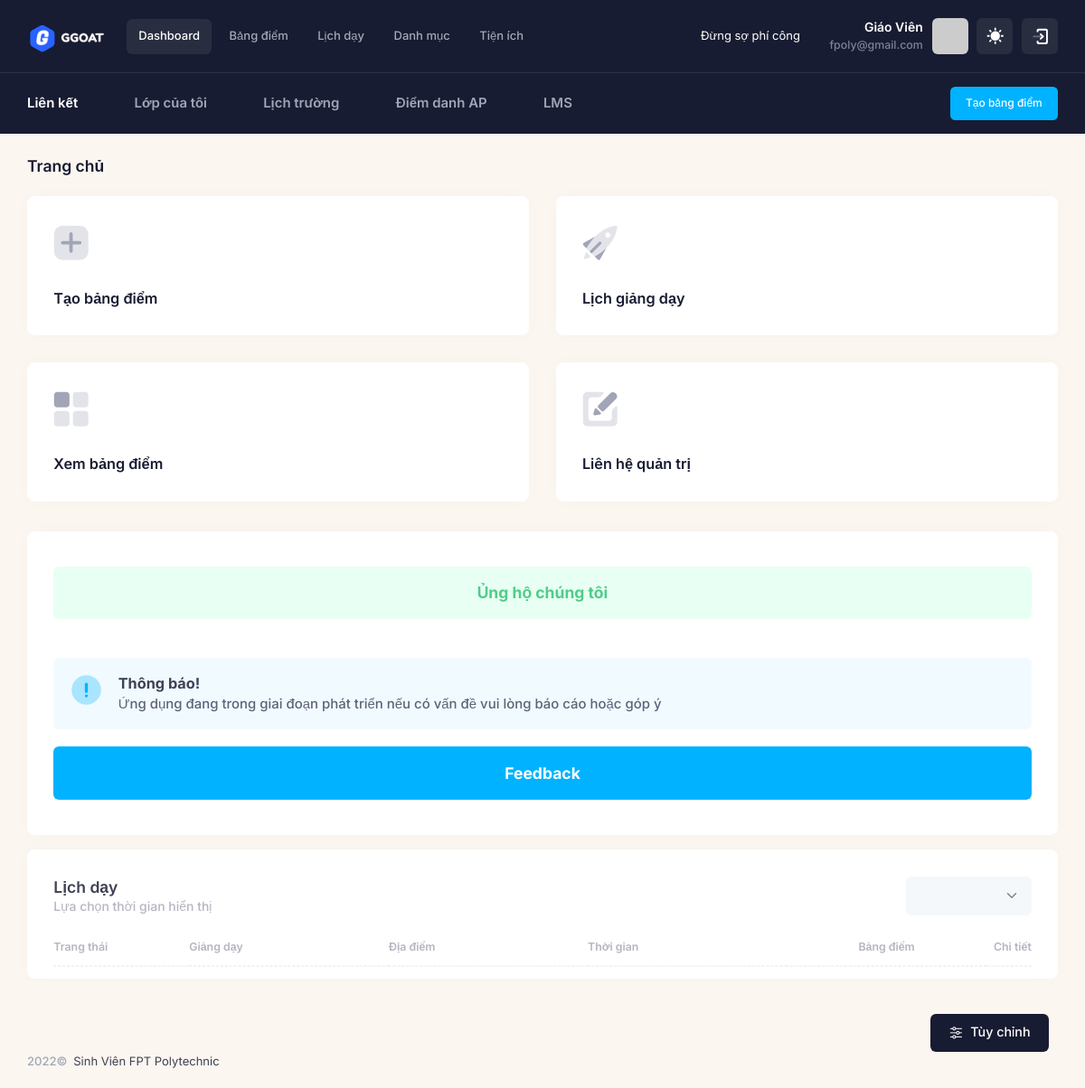
The app's page / (signed in), older data.
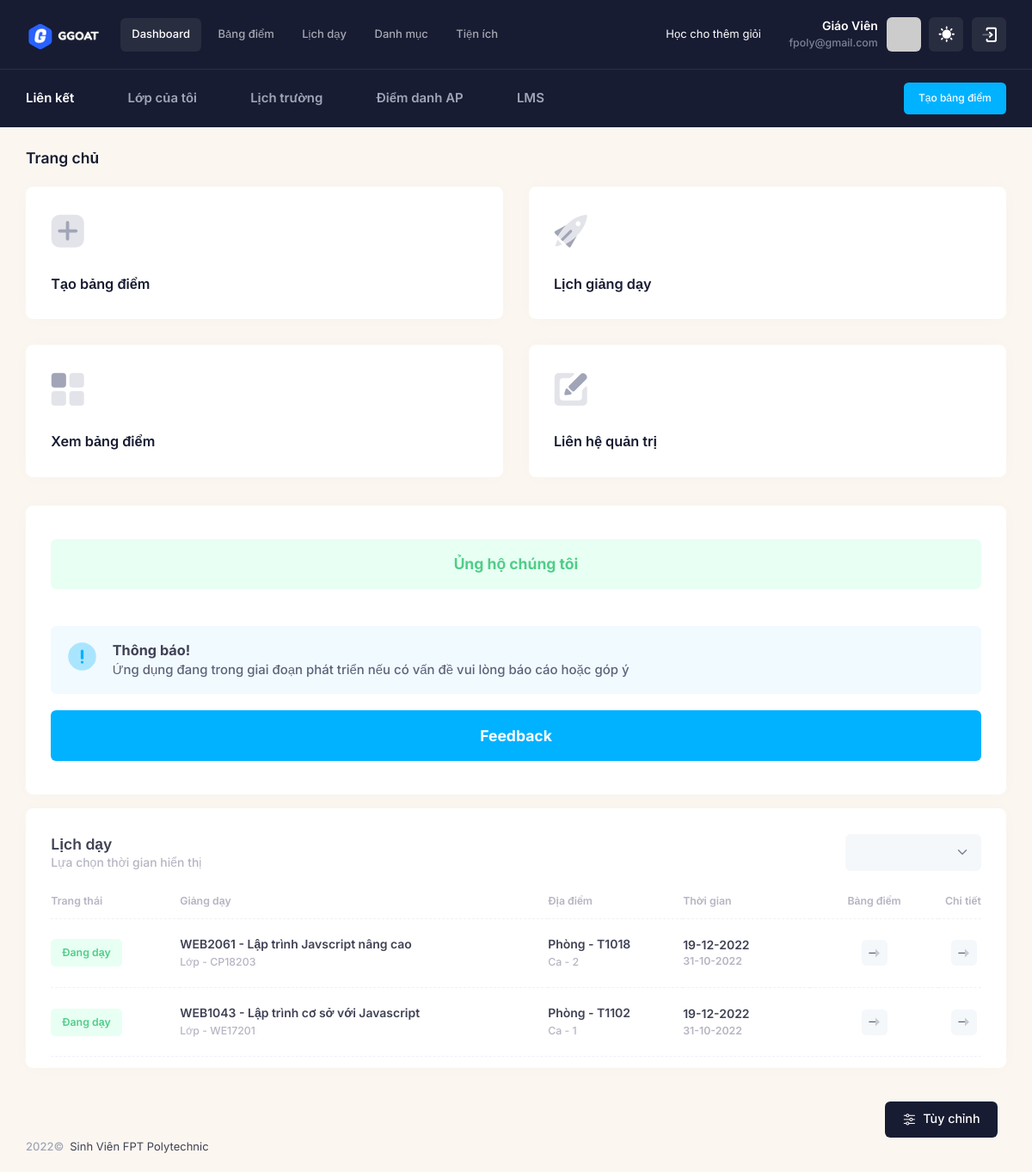
The same page, newer data.
### tables this page shows
CREATE TABLE `thanh_ngu` (
  `id` int(11) NOT NULL,
  `noi_dung` text NOT NULL,
  `status` enum('1','2') NOT NULL DEFAULT '2',
  `id_teacher` int(11) NOT NULL
);

CREATE TABLE `lien_ket` (
  `id_lienket` int(11) NOT NULL,
  `ten` varchar(225) NOT NULL,
  `url` text NOT NULL,
  `mo_ta` text DEFAULT NULL,
  `id_teacher` int(11) NOT NULL
);

CREATE TABLE `lich_day` (
  `id` int(11) NOT NULL,
  `id_hocky` int(11) NOT NULL,
  `id_mon` int(11) NOT NULL,
  `id_lop` int(11) NOT NULL,
  `ca_hoc` int(11) NOT NULL,
  `ngay_hoc` text NOT NULL COMMENT 'vd: thứ 2,4,6 - 3,5,7',
  `phong_hoc` text DEFAULT NULL,
  `so_sv` int(11) DEFAULT NULL,
  `ngay_bat_dau` varchar(225) DEFAULT NULL,
  `ngay_ket_thuc` varchar(255) DEFAULT NULL,
  `ghi_chu` text DEFAULT NULL,
  `status` enum('1','2') NOT NULL DEFAULT '2',
  `id_teacher` int(11) NOT NULL
);

CREATE TABLE `mon_hoc` (
  `id_mon` int(11) NOT NULL,
  `ma_mon` varchar(225) NOT NULL,
  `ten_mon` varchar(225) NOT NULL,
  `ghi_chu` text DEFAULT NULL,
  `diem` text NOT NULL,
  `id_teacher` int(11) NOT NULL
);

CREATE TABLE `loai_lop` (
  `id_loai` int(11) NOT NULL,
  `ten_lop` varchar(225) NOT NULL,
  `mo_ta` text DEFAULT NULL,
  `id_khoa` int(11) NOT NULL,
  `id_teacher` int(11) NOT NULL
);

### app/controllers/Teacher.php (called while the page is built, shortened)
<?php
class Teacher extends  Controller
{
  public $data = array();
  public $model_home;
  public function __construct()
  {
    $this->model_home = $this->model('TeacherModel');
    $this->data['type'] = 'teacher';
    $this->data['page_parent'] = 'teacher';
    $this->data['page_target'] = 'teacher';
    $this->data = array_merge($this->data, $this->model_home->data);
  }
  public function index()
  {
    $this->data['page_title'] = 'Trang chủ';
    $this->data['content'] = 'teacher/index';
    $this->data['page_target'] = 'index';
    $this->model_home->index();
    $this->data = array_merge($this->data, $this->model_home->data);
    $this->render('layouts/teacher', $this->data);
  }
}

### index.php (called while the page is built, shortened)
<?php
require_once 'bootstrap.php';
$myApp = new App();

### bootstrap.php (called while the page is built, shortened)
<?php
if (!empty($_SERVER['HTTPS']) && $_SERVER['HTTPS'] == 'on') {
  $web_root = 'https://' . $_SERVER['HTTP_HOST'];
} else {
  $web_root = 'http://' . $_SERVER['HTTP_HOST'];
}
$folder = str_replace(strtolower($_SERVER['DOCUMENT_ROOT']), '', strtolower(__DIR__));
$base_url = $web_root . $folder . '/';
function BASE_URL($url)
{
  global $base_url;
  return $base_url . $url;
}
if (!empty($_SERVER['PATH_INFO'])) {
  $url = $_SERVER['PATH_INFO'];
} else {
  $url = '/';
}
$route = array_filter(explode('/', $url));
$route  = array_values($route);
function route($index)
{
  global $route;
  if (isset($route[$index])) {
    return $route[$index];
  } else {
    return false;
  }
}
require_once  'core/Database.php';
require_once  'core/Controller.php';

### core/Database.php (called while the page is built, shortened)
<?php
class Database
{
  private $conn;
  function connect()
  {
    if (!$this->conn) {
      try {
        $this->conn = mysqli_connect(
          $_ENV['DB_HOST'],
          $_ENV['DB_USERNAME'],
          $_ENV['DB_PASSWORD'],
          $_ENV['DB_DATABASE'],
          $_ENV['DB_PORT']
        );
        mysqli_query($this->conn, "set names 'utf8'");
      } catch (Exception $e) {
        error('503');
        die();
      }
    }
  }
  function getInfoTeacher($data)
  {
    if (isset($_SESSION['email'])) {
      $row = $this->conn->query(
        "SELECT * FROM `teachers`INNER JOIN `co_so` on co_so.id_coso = teachers.id_coso WHERE `email` = '" . $_SESSION['email'] . "' "
      )->fetch_array();
      if ($row) {
        return $row[$data];
      }
      return false;
    }
    return false;
  }
  function get_list($sql)
  {
    $result = mysqli_query($this->conn, $sql);
    $return = array();
    while ($row = mysqli_fetch_assoc($result)) {
      $return[] = $row;
    }
    return $return;
  }
  function get_row($sql)
  {
    $result = mysqli_query($this->conn, $sql);
    $row = mysqli_fetch_assoc($result);
    if ($row) {
      return $row;
    }
    return false;
  }
}

### app/models/TeacherModel.php (called while the page is built, shortened)
<?php
class TeacherModel extends Model
{
    public function __construct()
    {
        $this->data = [
            'hoc_ky' => $this->get_list("SELECT * FROM  `hoc_ky`
            WHERE id_teacher  = '" . $this->getInfoTeacher('id_teacher') . "'
            order by case
            when ten_hocky LIKE '%spring%' then 1
            when ten_hocky LIKE '%summer%'  then 2
            when ten_hocky LIKE '%fall%'  then 3
            end
            , reverse(reverse(ten_hocky) + 0) + 0 DESC"),
            'khoa' =>
            $this->get_list(
                "SELECT * FROM `khoa` WHERE id_teacher = '" . $this->getInfoTeacher('id_teacher') . "'  ORDER BY ten_khoa DESC"
            ),
            'mon_hoc' =>
            $this->get_list(
                "SELECT * FROM `mon_hoc` WHERE id_teacher = '" . $this->getInfoTeacher('id_teacher') . "' ORDER BY id_mon DESC"
            ),
            'loai_lop' =>
            $this->get_list(
                "SELECT * FROM `loai_lop` WHERE  id_teacher = '" . $this->getInfoTeacher('id_teacher') . "' ORDER BY id_loai DESC"
            ),
            'lien_ket' =>
            $this->get_list(
                "SELECT * FROM `lien_ket` WHERE id_teacher = '" . $this->getInfoTeacher('id_teacher') . "'  ORDER BY id_lienket DESC limit 5"
            ),
        ];
    }
    public function index()
    {
        $this->data = [
            'lich_day' => $this->get_list("SELECT lich_day.*, loai_lop.ten_lop, mon_hoc.ten_mon, mon_hoc.ma_mon FROM `lich_day`
            INNER JOIN loai_lop ON lich_day.id_lop = loai_lop.id_loai
            INNER JOIN mon_hoc ON lich_day.id_mon = mon_hoc.id_mon
            WHERE lich_day.id_teacher = '" . $this->getInfoTeacher('id_teacher') . "' ORDER BY lich_day.id DESC"),
            'thanh_ngu' => $this->get_row("SELECT * FROM `thanh_ngu` WHERE id_teacher = '" . $this->getInfoTeacher('id_teacher') . "' AND status = '2' ORDER BY rand() LIMIT 1"),
        ];
    }
}

### app/views/layouts/teacher.php (the view, shortened to what the changed rows need)
<?php require_once 'app/views/include/head.php';
?>
<div class="d-flex  flex-column flex-root app-root" id="kt_app_root">
  <div class="app-page flex-column flex-column-fluid" id="kt_app_page">
    <?php require_once 'app/views/include/teacher/header.php'; ?>
    <div class="app-wrapper flex-column flex-row-fluid" id="kt_app_wrapper">
      <div class="app-container container-xxl d-flex flex-row flex-column-fluid" id="app-container">
        <div class="app-main flex-column flex-row-fluid" id="kt_app_main">
          <div class="d-flex flex-column flex-column-fluid">
            <div id="kt_app_toolbar" class="app-toolbar py-3 py-lg-6">
              <div class="d-flex flex-grow-1 flex-stack flex-wrap gap-2 mb-n10" id="kt_toolbar">
                <div class="page-title d-flex flex-column justify-content-center flex-wrap me-3">
                  <h1 class="page-heading d-flex text-dark fw-bold fs-3 flex-column justify-content-center my-0"><?= $this->data['page_title'] ?></h1>
                </div>
              </div>
            </div>
            <div id="kt_app_content" class="app-content flex-column-fluid">
              <?php
              $this->render($content) ?>
            </div>
          </div>
        </div>
      </div>
    </div>
  </div>
</div>
<?php require_once 'app/views/include/end.php'; ?>

### app/views/include/teacher/header.php (shortened to what the changed rows need)
<div id="kt_app_header" class="app-header">
  <div class="app-header-primary" data-kt-sticky="true" data-kt-sticky-name="app-header-primary-sticky" data-kt-sticky-offset="{default: 'false', lg: '300px'}">
    <div class="app-container container-xxl d-flex align-items-stretch justify-content-between">
      <div class="d-flex flex-grow-1 flex-lg-grow-0">
        <div class="app-header-menu app-header-mobile-drawer align-items-stretch" data-kt-drawer="true" data-kt-drawer-name="app-header-menu" data-kt-drawer-activate="{default: true, lg: false}" data-kt-drawer-overlay="true" data-kt-drawer-width="250px" data-kt-drawer-direction="start" data-kt-drawer-toggle="#kt_app_header_menu_toggle" data-kt-swapper="true" data-kt-swapper-mode="{default: 'append', lg: 'prepend'}" data-kt-swapper-parent="{default: '#kt_app_body', lg: '#kt_app_header_wrapper'}">
          <div class="menu menu-rounded menu-active-bg menu-state-primary menu-column menu-lg-row menu-title-gray-700 menu-icon-gray-500 menu-arrow-gray-500 menu-bullet-gray-500 my-5 my-lg-0 align-items-stretch fw-semibold px-2 px-lg-0" id="kt_app_header_menu" data-kt-menu="true">
            <?php
            $menu = [
              [
                'name' => 'Dashboard',
                'path' => 'dashboard',
              ],
              [
                'name' => 'Bảng điểm',
                'path' => 'bang-diem',
              ],
              [
                'name' => 'Lịch dạy',
                'path' => 'lich-day',
              ],
              [
                'name' => 'Danh mục',
                'path' => 'danh-muc',
                'sub' => [
                  [
                    'name' => 'Khóa học',
                    'path' => 'khoa-hoc',
                  ],
                  [
                    'name' => 'Học kỳ',
                    'path' => 'hoc-ky',
                  ],
                  [
                    'name' => 'Môn học',
                    'path' => 'mon-hoc',
                  ],
                  [
                    'name' => 'Loại lớp',
                    'path' => 'loai-lop',
                  ],
                  [
                    'name' => 'Loại điểm',
                    'path' => 'loai-diem',
                  ],
                ]
              ],
              [
                'name' => 'Tiện ích',
                'path' => 'tien-ich',
                'sub' => [
                  [
                    'name' => 'Liên kết',
                    'path' => 'lien-ket',
                  ],
                  [
                    'name' => 'Thành ngữ',
                    'path' => 'thanh-ngu',
                  ],
                ]
              ],
            ];
            ?>
            <?php
            foreach ($menu as $item) {
              extract($item); ?>
              <div <?= isset($sub) ? 'data-kt-menu-trigger="{' . "default: 'click'" . " ,lg:'hover'" . '}"' : '' ?> data-kt-menu-placement="bottom-start" class="menu-item <?= (route(0) == $path) || ((route(0) == '' && $path == 'dashboard')) ? 'here show' : false ?>" menu-lg-down-accordion menu-sub-lg-down-indention me-0 me-lg-2">
                <?php
                if (!isset($sub)) { ?>
                  <a class="menu-link py-3" href="<?= BASE_URL($path) ?>"><?= $name ?></a>
                <?php } else { ?>
                  <span class="menu-link py-3">
                    <span class="menu-title">
                      <?= $name ?>
                    </span>
                  <?php } ?>
                  </span>
              </div>
            <?php } ?>
          </div>
        </div>
      </div>
      <div class="app-navbar flex-shrink-0">
        <div class="app-navbar-item ms-3" id="kt_header_user_menu_toggle">
          <div class="text-white mx-5 px-5">
            <marquee>
              <?= isset($this->data['thanh_ngu']['noi_dung']) ?  $this->data['thanh_ngu']['noi_dung'] : 'Đừng sợ phí công' ?>
            </marquee>
          </div>
        </div>
      </div>
    </div>
  </div>
  <div class="app-header-secondary">
    <div class="app-container container-xxl d-flex align-items-stretch">
      <div class="w-100 d-flex flex-stack">
        <div class="d-flex flex-stack me-5">
          <div class="d-flex gap-1 gap-lg-2">
            <?php
            if (!empty($this->data['lien_ket'])) {
              $lien_ket = $this->data['lien_ket'];
              foreach ($lien_ket as $item) {
                extract($item);
            ?>
                <a href="<?= $url ?>" target="_blank" class="custom-link rounded px-lg-4 py-lg-2 d-flex flex-center">
                  <span class="d-none d-lg-inline text-muted fw-bold text-hover-primary fs-5 ps-3"><?= $ten ?></span>
                </a>
            <?php }
            } ?>
          </div>
        </div>
      </div>
    </div>
  </div>
</div>

### app/views/teacher/index.php (shortened to what the changed rows need)
<div class="row g-5 g-xxl-10">
  <div class="col-xxl-8 mb-5 mb-xl-10">
    <div class="card card-flush border-0">
      <div class="card-body pt-6">
        <div class="table-responsive">
          <table class="table table-row-dashed align-middle gs-0 gy-6 my-0" id="kt_list_lich_table">
            <thead>
              <tr class="fs-7 fw-bold text-gray-400">
                <th class="p-0 pb-3 w-150px text-start">Trang thái</th>
                <th class="p-0 pb-3 min-w-100px text-start">Giảng dạy</th>
                <th class="p-0 pb-3 min-w-100px text-start">Địa điểm</th>
                <th class="p-0 pb-3 min-w-100px text-start">Thời gian</th>
                <th class="p-0 pb-3 min-w-100px text-center">Bảng điểm</th>
                <th class="p-0 pb-3 w-50px text-end">Chi tiết</th>
              </tr>
            </thead>
            <tbody>
              <?php
              if (!empty($this->model_home->data['lich_day'])) {
                $lich_day = $this->model_home->data['lich_day'];
                foreach ($lich_day as $row) {
                  extract($row); ?>
                  <tr>
                    <td>
                      <span class="badge py-3 px-4 fs-7 <?= $status == 2 ? 'badge-light-success' : 'badge-light-warning' ?>"><?= $status == 2 ? 'Đang dạy' : 'Đã dạy' ?></span>
                    </td>
                    <td class="ps-0 text-start">
                      <span class="text-gray-800 fw-bold fs-6 d-block"><?= $ma_mon ?> - <?= $ten_mon ?></span>
                      <span class="text-gray-400 fw-semibold fs-7">Lớp - <?= $ten_lop ?></span>
                    </td>
                    <td class="ps-0 text-start">
                      <span class="text-gray-800 fw-bold fs-6 d-block">Phòng - <?= $phong_hoc ?></span>
                      <span class="text-gray-400 fw-semibold fs-7">Ca - <?= $ca_hoc ?></span>
                    </td>
                    <td class="ps-0 text-start">
                      <span class="text-gray-800 fw-bold fs-6"><?= $ngay_ket_thuc ?></span>
                      <span class="text-gray-400 fw-bold fs-7 d-block"><?= $ngay_bat_dau ?></span>
                    </td>
                    <td class="text-center">
                      <a href="<?= BASE_URL('bang-diem?lop=' . $ten_lop . '&mon=' . $ma_mon) ?>" target="_blank"" class=" btn btn-sm btn-icon btn-bg-light btn-active-color-primary w-30px h-30px">
                        <span class="svg-icon svg-icon-5 svg-icon-gray-700">
                          <svg width="24" height="24" viewBox="0 0 24 24" fill="none" xmlns="http://www.w3.org/2000/svg">
                            <path d="M14.4 11H3C2.4 11 2 11.4 2 12C2 12.6 2.4 13 3 13H14.4V11Z" fill="currentColor" />
                            <path opacity="0.3" d="M14.4 20V4L21.7 11.3C22.1 11.7 22.1 12.3 21.7 12.7L14.4 20Z" fill="currentColor" />
                          </svg>
                        </span>
                      </a>
                    </td>
                    <td class="text-center">
                      <a href="<?= BASE_URL('lich-day?status=' . (($status == 2) ? 1 : 0) . '&day=' . (isset($day_target) ? $day_target : '7')) ?>" target="_blank"" class=" btn btn-sm btn-icon btn-bg-light btn-active-color-primary w-30px h-30px">
                        <span class="svg-icon svg-icon-5 svg-icon-gray-700">
                          <svg width="24" height="24" viewBox="0 0 24 24" fill="none" xmlns="http://www.w3.org/2000/svg">
                            <path d="M14.4 11H3C2.4 11 2 11.4 2 12C2 12.6 2.4 13 3 13H14.4V11Z" fill="currentColor" />
                            <path opacity="0.3" d="M14.4 20V4L21.7 11.3C22.1 11.7 22.1 12.3 21.7 12.7L14.4 20Z" fill="currentColor" />
                          </svg>
                        </span>
                      </a>
                    </td>
                  </tr>
              <?php }
              } ?>
            </tbody>
          </table>
        </div>
      </div>
    </div>
  </div>
</div>

Row changes from the older to the newer data that the page shows:
removed thanh_ngu: noi_dung "Đừng sợ phí công"
added thanh_ngu: noi_dung "Học cho thêm giỏi"
added lich_day: status "Đang dạy", id_mon.ma_mon "WEB2061", id_mon.ten_mon "Lập trình Javscript nâng cao", id_lop.ten_lop "CP18203", phong_hoc "T1018", ca_hoc "2", ngay_ket_thuc "19-12-2022", ngay_bat_dau "31-10-2022"
added lich_day: status "Đang dạy", id_mon.ma_mon "WEB1043", id_mon.ten_mon "Lập trình cơ sở với Javascript", id_lop.ten_lop "WE17201", phong_hoc "T1102", ca_hoc "1", ngay_ket_thuc "19-12-2022", ngay_bat_dau "31-10-2022"
